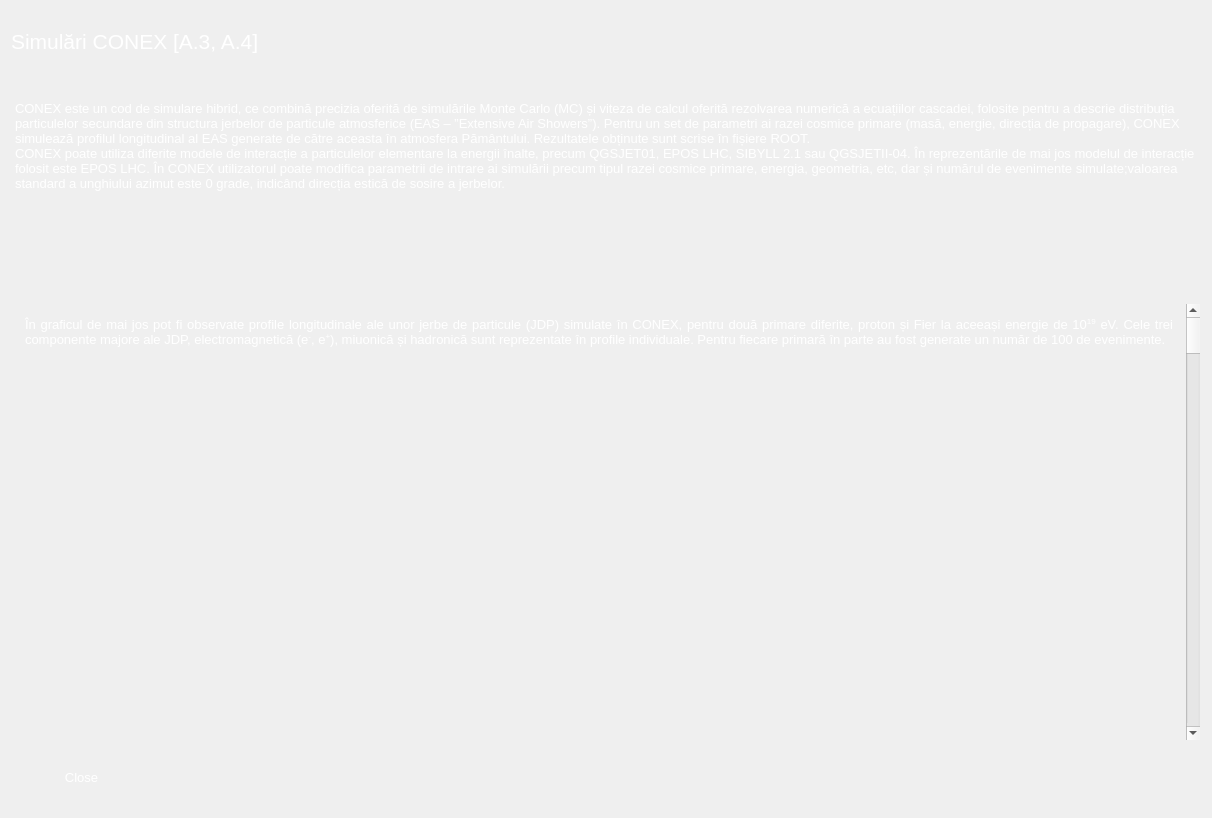
<?xml version="1.0" encoding="UTF-8"?>
<ui version="4.0">
 <class>Dialogr13</class>
 <widget class="QDialog" name="Dialogr13">
  <property name="geometry">
   <rect>
    <x>0</x>
    <y>0</y>
    <width>1212</width>
    <height>818</height>
   </rect>
  </property>
  <property name="windowTitle">
   <string>Dialog</string>
  </property>
  <property name="styleSheet">
   <string notr="true">#Dialogr13
{
background-color: url transparent;
border-image: url(:bk1.jpg);
background: none;
border:  none;
background-repeat: none;
}</string>
  </property>
  <layout class="QVBoxLayout" name="verticalLayout">
   <item>
    <widget class="QLabel" name="label">
     <property name="minimumSize">
      <size>
       <width>350</width>
       <height>60</height>
      </size>
     </property>
     <property name="maximumSize">
      <size>
       <width>241</width>
       <height>60</height>
      </size>
     </property>
     <property name="palette">
      <palette>
       <active>
        <colorrole role="WindowText">
         <brush brushstyle="SolidPattern">
          <color alpha="255">
           <red>255</red>
           <green>255</green>
           <blue>255</blue>
          </color>
         </brush>
        </colorrole>
       </active>
       <inactive>
        <colorrole role="WindowText">
         <brush brushstyle="SolidPattern">
          <color alpha="255">
           <red>255</red>
           <green>255</green>
           <blue>255</blue>
          </color>
         </brush>
        </colorrole>
       </inactive>
       <disabled>
        <colorrole role="WindowText">
         <brush brushstyle="SolidPattern">
          <color alpha="255">
           <red>120</red>
           <green>120</green>
           <blue>120</blue>
          </color>
         </brush>
        </colorrole>
       </disabled>
      </palette>
     </property>
     <property name="font">
      <font>
       <pointsize>16</pointsize>
      </font>
     </property>
     <property name="text">
      <string>Simulări CONEX [A.3, A.4]</string>
     </property>
    </widget>
   </item>
   <item>
    <widget class="QPlainTextEdit" name="plainTextEdit">
     <property name="minimumSize">
      <size>
       <width>1190</width>
       <height>220</height>
      </size>
     </property>
     <property name="maximumSize">
      <size>
       <width>1190</width>
       <height>180</height>
      </size>
     </property>
     <property name="palette">
      <palette>
       <active>
        <colorrole role="WindowText">
         <brush brushstyle="SolidPattern">
          <color alpha="255">
           <red>255</red>
           <green>255</green>
           <blue>255</blue>
          </color>
         </brush>
        </colorrole>
        <colorrole role="Button">
         <brush brushstyle="SolidPattern">
          <color alpha="0">
           <red>255</red>
           <green>255</green>
           <blue>255</blue>
          </color>
         </brush>
        </colorrole>
        <colorrole role="Text">
         <brush brushstyle="SolidPattern">
          <color alpha="255">
           <red>255</red>
           <green>255</green>
           <blue>255</blue>
          </color>
         </brush>
        </colorrole>
        <colorrole role="Base">
         <brush brushstyle="NoBrush">
          <color alpha="255">
           <red>0</red>
           <green>0</green>
           <blue>0</blue>
          </color>
         </brush>
        </colorrole>
        <colorrole role="Window">
         <brush brushstyle="SolidPattern">
          <color alpha="0">
           <red>255</red>
           <green>255</green>
           <blue>255</blue>
          </color>
         </brush>
        </colorrole>
       </active>
       <inactive>
        <colorrole role="WindowText">
         <brush brushstyle="SolidPattern">
          <color alpha="255">
           <red>255</red>
           <green>255</green>
           <blue>255</blue>
          </color>
         </brush>
        </colorrole>
        <colorrole role="Button">
         <brush brushstyle="SolidPattern">
          <color alpha="0">
           <red>255</red>
           <green>255</green>
           <blue>255</blue>
          </color>
         </brush>
        </colorrole>
        <colorrole role="Text">
         <brush brushstyle="SolidPattern">
          <color alpha="255">
           <red>255</red>
           <green>255</green>
           <blue>255</blue>
          </color>
         </brush>
        </colorrole>
        <colorrole role="Base">
         <brush brushstyle="NoBrush">
          <color alpha="255">
           <red>0</red>
           <green>0</green>
           <blue>0</blue>
          </color>
         </brush>
        </colorrole>
        <colorrole role="Window">
         <brush brushstyle="SolidPattern">
          <color alpha="0">
           <red>255</red>
           <green>255</green>
           <blue>255</blue>
          </color>
         </brush>
        </colorrole>
       </inactive>
       <disabled>
        <colorrole role="WindowText">
         <brush brushstyle="SolidPattern">
          <color alpha="255">
           <red>120</red>
           <green>120</green>
           <blue>120</blue>
          </color>
         </brush>
        </colorrole>
        <colorrole role="Button">
         <brush brushstyle="SolidPattern">
          <color alpha="0">
           <red>255</red>
           <green>255</green>
           <blue>255</blue>
          </color>
         </brush>
        </colorrole>
        <colorrole role="Text">
         <brush brushstyle="SolidPattern">
          <color alpha="255">
           <red>120</red>
           <green>120</green>
           <blue>120</blue>
          </color>
         </brush>
        </colorrole>
        <colorrole role="Base">
         <brush brushstyle="NoBrush">
          <color alpha="255">
           <red>0</red>
           <green>0</green>
           <blue>0</blue>
          </color>
         </brush>
        </colorrole>
        <colorrole role="Window">
         <brush brushstyle="SolidPattern">
          <color alpha="0">
           <red>255</red>
           <green>255</green>
           <blue>255</blue>
          </color>
         </brush>
        </colorrole>
       </disabled>
      </palette>
     </property>
     <property name="font">
      <font>
       <pointsize>10</pointsize>
      </font>
     </property>
     <property name="layoutDirection">
      <enum>Qt::LeftToRight</enum>
     </property>
     <property name="styleSheet">
      <string notr="true">background-color:rgba(255, 255, 255, 00)</string>
     </property>
     <property name="frameShape">
      <enum>QFrame::NoFrame</enum>
     </property>
     <property name="frameShadow">
      <enum>QFrame::Plain</enum>
     </property>
     <property name="plainText">
      <string>CONEX este un cod de simulare hibrid, ce combină precizia oferită de simulările Monte Carlo (MC) și viteza de calcul oferită rezolvarea numerică a ecuațiilor cascadei, folosite pentru a descrie distribuția particulelor secundare din structura jerbelor de particule atmosferice (EAS – ”Extensive Air Showers”). Pentru un set de parametri ai razei cosmice primare (masă, energie, direcția de propagare), CONEX simulează profilul longitudinal al EAS generate de către aceasta în atmosfera Pământului. Rezultatele obținute sunt scrise în fișiere ROOT. 
CONEX poate utiliza diferite modele de interacție a particulelor elementare la energii înalte, precum QGSJET01, EPOS LHC, SIBYLL 2.1 sau QGSJETII-04. În reprezentările de mai jos modelul de interacție folosit este EPOS LHC. În CONEX utilizatorul poate modifica parametrii de intrare ai simulării precum tipul razei cosmice primare, energia, geometria, etc, dar și numărul de evenimente simulate;valoarea standard a unghiului azimut este 0 grade, indicând direcția estică de sosire a jerbelor.

</string>
     </property>
     <property name="textInteractionFlags">
      <set>Qt::NoTextInteraction</set>
     </property>
    </widget>
   </item>
   <item>
    <widget class="QScrollArea" name="scrollArea">
     <property name="styleSheet">
      <string notr="true">background-color:rgba(255, 255, 255, 00)</string>
     </property>
     <property name="widgetResizable">
      <bool>true</bool>
     </property>
     <widget class="QWidget" name="scrollAreaWidgetContents">
      <property name="geometry">
       <rect>
        <x>0</x>
        <y>-1605</y>
        <width>1167</width>
        <height>5031</height>
       </rect>
      </property>
      <layout class="QVBoxLayout" name="verticalLayout_2">
       <item>
        <widget class="QTextEdit" name="textEdit_2">
         <property name="minimumSize">
          <size>
           <width>0</width>
           <height>80</height>
          </size>
         </property>
         <property name="frameShape">
          <enum>QFrame::NoFrame</enum>
         </property>
         <property name="html">
          <string>&lt;!DOCTYPE HTML PUBLIC &quot;-//W3C//DTD HTML 4.0//EN&quot; &quot;http://www.w3.org/TR/REC-html40/strict.dtd&quot;&gt;
&lt;html&gt;&lt;head&gt;&lt;meta name=&quot;qrichtext&quot; content=&quot;1&quot; /&gt;&lt;style type=&quot;text/css&quot;&gt;
p, li { white-space: pre-wrap; }
&lt;/style&gt;&lt;/head&gt;&lt;body style=&quot; font-family:'MS Shell Dlg 2'; font-size:7.8pt; font-weight:400; font-style:normal;&quot;&gt;
&lt;p align=&quot;justify&quot; style=&quot; margin-top:0px; margin-bottom:0px; margin-left:0px; margin-right:0px; -qt-block-indent:0; text-indent:0px;&quot;&gt;&lt;span style=&quot; font-size:10pt; color:#ffffff;&quot;&gt;În graficul de mai jos pot fi observate profile longitudinale ale unor jerbe de particule (JDP) simulate în CONEX, pentru două primare diferite, proton și Fier la aceeași energie de 10&lt;/span&gt;&lt;span style=&quot; font-size:10pt; color:#ffffff; vertical-align:super;&quot;&gt;19&lt;/span&gt;&lt;span style=&quot; font-size:10pt; color:#ffffff;&quot;&gt; eV. Cele trei componente majore ale JDP, electromagnetică (e&lt;/span&gt;&lt;span style=&quot; font-size:10pt; color:#ffffff; vertical-align:super;&quot;&gt;-&lt;/span&gt;&lt;span style=&quot; font-size:10pt; color:#ffffff;&quot;&gt;, e&lt;/span&gt;&lt;span style=&quot; font-size:10pt; color:#ffffff; vertical-align:super;&quot;&gt;+&lt;/span&gt;&lt;span style=&quot; font-size:10pt; color:#ffffff;&quot;&gt;), miuonică și hadronică sunt reprezentate în profile individuale. Pentru fiecare primară în parte au fost generate un număr de 100 de evenimente.&lt;/span&gt;&lt;/p&gt;&lt;/body&gt;&lt;/html&gt;</string>
         </property>
        </widget>
       </item>
       <item>
        <widget class="QLabel" name="label_4">
         <property name="minimumSize">
          <size>
           <width>1145</width>
           <height>380</height>
          </size>
         </property>
         <property name="text">
          <string/>
         </property>
         <property name="alignment">
          <set>Qt::AlignCenter</set>
         </property>
        </widget>
       </item>
       <item>
        <widget class="QTextEdit" name="textEdit">
         <property name="minimumSize">
          <size>
           <width>1145</width>
           <height>120</height>
          </size>
         </property>
         <property name="maximumSize">
          <size>
           <width>1145</width>
           <height>150</height>
          </size>
         </property>
         <property name="frameShape">
          <enum>QFrame::NoFrame</enum>
         </property>
         <property name="tabChangesFocus">
          <bool>false</bool>
         </property>
         <property name="html">
          <string>&lt;!DOCTYPE HTML PUBLIC &quot;-//W3C//DTD HTML 4.0//EN&quot; &quot;http://www.w3.org/TR/REC-html40/strict.dtd&quot;&gt;
&lt;html&gt;&lt;head&gt;&lt;meta name=&quot;qrichtext&quot; content=&quot;1&quot; /&gt;&lt;style type=&quot;text/css&quot;&gt;
p, li { white-space: pre-wrap; }
&lt;/style&gt;&lt;/head&gt;&lt;body style=&quot; font-family:'MS Shell Dlg 2'; font-size:7.8pt; font-weight:400; font-style:normal;&quot;&gt;
&lt;p align=&quot;justify&quot; style=&quot; margin-top:0px; margin-bottom:0px; margin-left:0px; margin-right:0px; -qt-block-indent:0; text-indent:0px;&quot;&gt;&lt;span style=&quot; font-size:16pt; text-decoration: underline; color:#ffffff;&quot;&gt;Masă&lt;/span&gt;&lt;/p&gt;
&lt;p align=&quot;justify&quot; style=&quot;-qt-paragraph-type:empty; margin-top:0px; margin-bottom:0px; margin-left:0px; margin-right:0px; -qt-block-indent:0; text-indent:0px; font-size:8pt; text-decoration: underline; color:#ffffff;&quot;&gt;&lt;br /&gt;&lt;/p&gt;
&lt;p align=&quot;justify&quot; style=&quot; margin-top:0px; margin-bottom:0px; margin-left:0px; margin-right:0px; -qt-block-indent:0; text-indent:0px;&quot;&gt;&lt;span style=&quot; font-size:10pt; color:#ffffff;&quot;&gt;Numărul de particule secundare generate în jerbele de particule crește de obicei cu masa particulei primare; fluctuații mai mari pot fi observate în cazul miuonilor și hadronilor și de asemeni pentru nuclei cu masa mai mică. JDP își ating punctul de maximă dezvoltare la o altitudine mai mare pentru particule primare cu mase mai mari.&lt;/span&gt;&lt;/p&gt;&lt;/body&gt;&lt;/html&gt;</string>
         </property>
         <property name="overwriteMode">
          <bool>true</bool>
         </property>
         <property name="acceptRichText">
          <bool>true</bool>
         </property>
         <property name="textInteractionFlags">
          <set>Qt::NoTextInteraction</set>
         </property>
        </widget>
       </item>
       <item>
        <layout class="QVBoxLayout" name="verticalLayout_3">
         <item>
          <widget class="QLabel" name="label_6">
           <property name="minimumSize">
            <size>
             <width>0</width>
             <height>400</height>
            </size>
           </property>
           <property name="text">
            <string>TextLabel</string>
           </property>
           <property name="alignment">
            <set>Qt::AlignCenter</set>
           </property>
          </widget>
         </item>
         <item>
          <widget class="QLabel" name="label_5">
           <property name="minimumSize">
            <size>
             <width>0</width>
             <height>400</height>
            </size>
           </property>
           <property name="text">
            <string>TextLabel</string>
           </property>
           <property name="alignment">
            <set>Qt::AlignCenter</set>
           </property>
          </widget>
         </item>
         <item>
          <widget class="QLabel" name="label_7">
           <property name="minimumSize">
            <size>
             <width>0</width>
             <height>400</height>
            </size>
           </property>
           <property name="text">
            <string>TextLabel</string>
           </property>
           <property name="alignment">
            <set>Qt::AlignCenter</set>
           </property>
          </widget>
         </item>
        </layout>
       </item>
       <item>
        <widget class="QTextBrowser" name="textBrowser_2">
         <property name="minimumSize">
          <size>
           <width>0</width>
           <height>90</height>
          </size>
         </property>
         <property name="frameShape">
          <enum>QFrame::NoFrame</enum>
         </property>
         <property name="html">
          <string>&lt;!DOCTYPE HTML PUBLIC &quot;-//W3C//DTD HTML 4.0//EN&quot; &quot;http://www.w3.org/TR/REC-html40/strict.dtd&quot;&gt;
&lt;html&gt;&lt;head&gt;&lt;meta name=&quot;qrichtext&quot; content=&quot;1&quot; /&gt;&lt;style type=&quot;text/css&quot;&gt;
p, li { white-space: pre-wrap; }
&lt;/style&gt;&lt;/head&gt;&lt;body style=&quot; font-family:'MS Shell Dlg 2'; font-size:7.8pt; font-weight:400; font-style:normal;&quot;&gt;
&lt;p style=&quot; margin-top:0px; margin-bottom:0px; margin-left:0px; margin-right:0px; -qt-block-indent:0; text-indent:0px;&quot;&gt;&lt;span style=&quot; font-size:16pt; text-decoration: underline; color:#ffffff;&quot;&gt;Energie&lt;/span&gt;&lt;/p&gt;
&lt;p style=&quot;-qt-paragraph-type:empty; margin-top:0px; margin-bottom:0px; margin-left:0px; margin-right:0px; -qt-block-indent:0; text-indent:0px; font-size:8pt; text-decoration: underline; color:#ffffff;&quot;&gt;&lt;br /&gt;&lt;/p&gt;
&lt;p align=&quot;justify&quot; style=&quot; margin-top:0px; margin-bottom:0px; margin-left:0px; margin-right:0px; -qt-block-indent:0; text-indent:0px;&quot;&gt;&lt;span style=&quot; font-size:10pt; color:#ffffff;&quot;&gt;Numărul de particule secundare generate într-o jerbă de particule crește cu energia primarei.&lt;/span&gt;&lt;/p&gt;&lt;/body&gt;&lt;/html&gt;</string>
         </property>
        </widget>
       </item>
       <item>
        <widget class="QLabel" name="label_8">
         <property name="minimumSize">
          <size>
           <width>0</width>
           <height>400</height>
          </size>
         </property>
         <property name="text">
          <string>TextLabel</string>
         </property>
         <property name="alignment">
          <set>Qt::AlignCenter</set>
         </property>
        </widget>
       </item>
       <item>
        <widget class="QLabel" name="label_9">
         <property name="minimumSize">
          <size>
           <width>0</width>
           <height>400</height>
          </size>
         </property>
         <property name="text">
          <string>TextLabel</string>
         </property>
         <property name="alignment">
          <set>Qt::AlignCenter</set>
         </property>
        </widget>
       </item>
       <item>
        <widget class="QLabel" name="label_10">
         <property name="minimumSize">
          <size>
           <width>0</width>
           <height>400</height>
          </size>
         </property>
         <property name="text">
          <string>TextLabel</string>
         </property>
         <property name="alignment">
          <set>Qt::AlignCenter</set>
         </property>
        </widget>
       </item>
       <item>
        <widget class="QLabel" name="label_17">
         <property name="minimumSize">
          <size>
           <width>0</width>
           <height>500</height>
          </size>
         </property>
         <property name="text">
          <string>TextLabel</string>
         </property>
         <property name="alignment">
          <set>Qt::AlignCenter</set>
         </property>
        </widget>
       </item>
       <item>
        <widget class="QTextBrowser" name="textBrowser_3">
         <property name="minimumSize">
          <size>
           <width>0</width>
           <height>100</height>
          </size>
         </property>
         <property name="frameShape">
          <enum>QFrame::NoFrame</enum>
         </property>
         <property name="frameShadow">
          <enum>QFrame::Plain</enum>
         </property>
         <property name="html">
          <string>&lt;!DOCTYPE HTML PUBLIC &quot;-//W3C//DTD HTML 4.0//EN&quot; &quot;http://www.w3.org/TR/REC-html40/strict.dtd&quot;&gt;
&lt;html&gt;&lt;head&gt;&lt;meta name=&quot;qrichtext&quot; content=&quot;1&quot; /&gt;&lt;style type=&quot;text/css&quot;&gt;
p, li { white-space: pre-wrap; }
&lt;/style&gt;&lt;/head&gt;&lt;body style=&quot; font-family:'MS Shell Dlg 2'; font-size:7.8pt; font-weight:400; font-style:normal;&quot;&gt;
&lt;p style=&quot; margin-top:0px; margin-bottom:0px; margin-left:0px; margin-right:0px; -qt-block-indent:0; text-indent:0px;&quot;&gt;&lt;span style=&quot; font-size:16pt; text-decoration: underline; color:#ffffff;&quot;&gt;Zenit&lt;/span&gt;&lt;/p&gt;
&lt;p style=&quot;-qt-paragraph-type:empty; margin-top:0px; margin-bottom:0px; margin-left:0px; margin-right:0px; -qt-block-indent:0; text-indent:0px; font-size:8pt; text-decoration: underline; color:#ffffff;&quot;&gt;&lt;br /&gt;&lt;/p&gt;
&lt;p align=&quot;justify&quot; style=&quot; margin-top:0px; margin-bottom:0px; margin-left:0px; margin-right:0px; -qt-block-indent:0; text-indent:0px;&quot;&gt;&lt;span style=&quot; font-size:10pt; color:#ffffff;&quot;&gt;În general, pentru jerbele verticale rata de producere a particulelor secundare crește mai rapid și se stinge mai rapid odată cu energia și masa primarei, pe când în cazul jerbelor înclinate rata de generare este ceva mai redusă inițial însă aceste jerbe au un timp de viață mai lung.&lt;/span&gt;&lt;/p&gt;&lt;/body&gt;&lt;/html&gt;</string>
         </property>
        </widget>
       </item>
       <item>
        <layout class="QHBoxLayout" name="horizontalLayout_2">
         <item>
          <widget class="QLabel" name="label_2">
           <property name="palette">
            <palette>
             <active>
              <colorrole role="WindowText">
               <brush brushstyle="SolidPattern">
                <color alpha="255">
                 <red>255</red>
                 <green>255</green>
                 <blue>255</blue>
                </color>
               </brush>
              </colorrole>
              <colorrole role="Button">
               <brush brushstyle="SolidPattern">
                <color alpha="0">
                 <red>255</red>
                 <green>255</green>
                 <blue>255</blue>
                </color>
               </brush>
              </colorrole>
              <colorrole role="Base">
               <brush brushstyle="SolidPattern">
                <color alpha="0">
                 <red>255</red>
                 <green>255</green>
                 <blue>255</blue>
                </color>
               </brush>
              </colorrole>
              <colorrole role="Window">
               <brush brushstyle="SolidPattern">
                <color alpha="0">
                 <red>255</red>
                 <green>255</green>
                 <blue>255</blue>
                </color>
               </brush>
              </colorrole>
             </active>
             <inactive>
              <colorrole role="WindowText">
               <brush brushstyle="SolidPattern">
                <color alpha="255">
                 <red>255</red>
                 <green>255</green>
                 <blue>255</blue>
                </color>
               </brush>
              </colorrole>
              <colorrole role="Button">
               <brush brushstyle="SolidPattern">
                <color alpha="0">
                 <red>255</red>
                 <green>255</green>
                 <blue>255</blue>
                </color>
               </brush>
              </colorrole>
              <colorrole role="Base">
               <brush brushstyle="SolidPattern">
                <color alpha="0">
                 <red>255</red>
                 <green>255</green>
                 <blue>255</blue>
                </color>
               </brush>
              </colorrole>
              <colorrole role="Window">
               <brush brushstyle="SolidPattern">
                <color alpha="0">
                 <red>255</red>
                 <green>255</green>
                 <blue>255</blue>
                </color>
               </brush>
              </colorrole>
             </inactive>
             <disabled>
              <colorrole role="WindowText">
               <brush brushstyle="SolidPattern">
                <color alpha="255">
                 <red>120</red>
                 <green>120</green>
                 <blue>120</blue>
                </color>
               </brush>
              </colorrole>
              <colorrole role="Button">
               <brush brushstyle="SolidPattern">
                <color alpha="0">
                 <red>255</red>
                 <green>255</green>
                 <blue>255</blue>
                </color>
               </brush>
              </colorrole>
              <colorrole role="Base">
               <brush brushstyle="SolidPattern">
                <color alpha="0">
                 <red>255</red>
                 <green>255</green>
                 <blue>255</blue>
                </color>
               </brush>
              </colorrole>
              <colorrole role="Window">
               <brush brushstyle="SolidPattern">
                <color alpha="0">
                 <red>255</red>
                 <green>255</green>
                 <blue>255</blue>
                </color>
               </brush>
              </colorrole>
             </disabled>
            </palette>
           </property>
           <property name="font">
            <font>
             <pointsize>12</pointsize>
            </font>
           </property>
           <property name="text">
            <string>Proton</string>
           </property>
           <property name="alignment">
            <set>Qt::AlignCenter</set>
           </property>
          </widget>
         </item>
         <item>
          <widget class="QLabel" name="label_3">
           <property name="palette">
            <palette>
             <active>
              <colorrole role="WindowText">
               <brush brushstyle="SolidPattern">
                <color alpha="255">
                 <red>255</red>
                 <green>255</green>
                 <blue>255</blue>
                </color>
               </brush>
              </colorrole>
              <colorrole role="Button">
               <brush brushstyle="SolidPattern">
                <color alpha="0">
                 <red>255</red>
                 <green>255</green>
                 <blue>255</blue>
                </color>
               </brush>
              </colorrole>
              <colorrole role="Base">
               <brush brushstyle="SolidPattern">
                <color alpha="0">
                 <red>255</red>
                 <green>255</green>
                 <blue>255</blue>
                </color>
               </brush>
              </colorrole>
              <colorrole role="Window">
               <brush brushstyle="SolidPattern">
                <color alpha="0">
                 <red>255</red>
                 <green>255</green>
                 <blue>255</blue>
                </color>
               </brush>
              </colorrole>
             </active>
             <inactive>
              <colorrole role="WindowText">
               <brush brushstyle="SolidPattern">
                <color alpha="255">
                 <red>255</red>
                 <green>255</green>
                 <blue>255</blue>
                </color>
               </brush>
              </colorrole>
              <colorrole role="Button">
               <brush brushstyle="SolidPattern">
                <color alpha="0">
                 <red>255</red>
                 <green>255</green>
                 <blue>255</blue>
                </color>
               </brush>
              </colorrole>
              <colorrole role="Base">
               <brush brushstyle="SolidPattern">
                <color alpha="0">
                 <red>255</red>
                 <green>255</green>
                 <blue>255</blue>
                </color>
               </brush>
              </colorrole>
              <colorrole role="Window">
               <brush brushstyle="SolidPattern">
                <color alpha="0">
                 <red>255</red>
                 <green>255</green>
                 <blue>255</blue>
                </color>
               </brush>
              </colorrole>
             </inactive>
             <disabled>
              <colorrole role="WindowText">
               <brush brushstyle="SolidPattern">
                <color alpha="255">
                 <red>120</red>
                 <green>120</green>
                 <blue>120</blue>
                </color>
               </brush>
              </colorrole>
              <colorrole role="Button">
               <brush brushstyle="SolidPattern">
                <color alpha="0">
                 <red>255</red>
                 <green>255</green>
                 <blue>255</blue>
                </color>
               </brush>
              </colorrole>
              <colorrole role="Base">
               <brush brushstyle="SolidPattern">
                <color alpha="0">
                 <red>255</red>
                 <green>255</green>
                 <blue>255</blue>
                </color>
               </brush>
              </colorrole>
              <colorrole role="Window">
               <brush brushstyle="SolidPattern">
                <color alpha="0">
                 <red>255</red>
                 <green>255</green>
                 <blue>255</blue>
                </color>
               </brush>
              </colorrole>
             </disabled>
            </palette>
           </property>
           <property name="font">
            <font>
             <pointsize>12</pointsize>
            </font>
           </property>
           <property name="text">
            <string>Fier</string>
           </property>
           <property name="alignment">
            <set>Qt::AlignCenter</set>
           </property>
          </widget>
         </item>
        </layout>
       </item>
       <item>
        <layout class="QHBoxLayout" name="horizontalLayout_4">
         <item>
          <widget class="QLabel" name="label_15">
           <property name="minimumSize">
            <size>
             <width>0</width>
             <height>400</height>
            </size>
           </property>
           <property name="text">
            <string>TextLabel</string>
           </property>
           <property name="alignment">
            <set>Qt::AlignCenter</set>
           </property>
          </widget>
         </item>
         <item>
          <widget class="QLabel" name="label_16">
           <property name="minimumSize">
            <size>
             <width>0</width>
             <height>400</height>
            </size>
           </property>
           <property name="text">
            <string>TextLabel</string>
           </property>
           <property name="alignment">
            <set>Qt::AlignCenter</set>
           </property>
          </widget>
         </item>
        </layout>
       </item>
       <item>
        <layout class="QHBoxLayout" name="horizontalLayout_3">
         <item>
          <widget class="QLabel" name="label_11">
           <property name="minimumSize">
            <size>
             <width>0</width>
             <height>400</height>
            </size>
           </property>
           <property name="text">
            <string>TextLabel</string>
           </property>
           <property name="alignment">
            <set>Qt::AlignCenter</set>
           </property>
          </widget>
         </item>
         <item>
          <widget class="QLabel" name="label_12">
           <property name="minimumSize">
            <size>
             <width>0</width>
             <height>400</height>
            </size>
           </property>
           <property name="text">
            <string>TextLabel</string>
           </property>
           <property name="alignment">
            <set>Qt::AlignCenter</set>
           </property>
          </widget>
         </item>
        </layout>
       </item>
       <item>
        <layout class="QHBoxLayout" name="horizontalLayout_5">
         <item>
          <widget class="QLabel" name="label_13">
           <property name="minimumSize">
            <size>
             <width>0</width>
             <height>400</height>
            </size>
           </property>
           <property name="text">
            <string>TextLabel</string>
           </property>
           <property name="alignment">
            <set>Qt::AlignCenter</set>
           </property>
          </widget>
         </item>
         <item>
          <widget class="QLabel" name="label_14">
           <property name="minimumSize">
            <size>
             <width>0</width>
             <height>400</height>
            </size>
           </property>
           <property name="styleSheet">
            <string notr="true">background-color:rgba(255, 255, 255, 00)</string>
           </property>
           <property name="text">
            <string>TextLabel</string>
           </property>
           <property name="alignment">
            <set>Qt::AlignCenter</set>
           </property>
          </widget>
         </item>
        </layout>
       </item>
      </layout>
     </widget>
    </widget>
   </item>
   <item>
    <widget class="QPushButton" name="pushButton">
     <property name="minimumSize">
      <size>
       <width>141</width>
       <height>60</height>
      </size>
     </property>
     <property name="maximumSize">
      <size>
       <width>141</width>
       <height>60</height>
      </size>
     </property>
     <property name="palette">
      <palette>
       <active>
        <colorrole role="ButtonText">
         <brush brushstyle="SolidPattern">
          <color alpha="255">
           <red>255</red>
           <green>255</green>
           <blue>255</blue>
          </color>
         </brush>
        </colorrole>
       </active>
       <inactive>
        <colorrole role="ButtonText">
         <brush brushstyle="SolidPattern">
          <color alpha="255">
           <red>255</red>
           <green>255</green>
           <blue>255</blue>
          </color>
         </brush>
        </colorrole>
       </inactive>
       <disabled>
        <colorrole role="ButtonText">
         <brush brushstyle="SolidPattern">
          <color alpha="255">
           <red>120</red>
           <green>120</green>
           <blue>120</blue>
          </color>
         </brush>
        </colorrole>
       </disabled>
      </palette>
     </property>
     <property name="font">
      <font>
       <pointsize>10</pointsize>
      </font>
     </property>
     <property name="styleSheet">
      <string notr="true">#pushButton{
background-color: url transparent;
border-image: url(:un3.png);
background: none;
border:  none;
background-repeat: none;
}
#pushButton:hover
{
border-image: url(:un1.png);
}
#pushButton:pressed
{
border-image: url(:un2.png);
}</string>
     </property>
     <property name="text">
      <string>Close</string>
     </property>
    </widget>
   </item>
  </layout>
 </widget>
 <resources/>
 <connections>
  <connection>
   <sender>pushButton</sender>
   <signal>clicked()</signal>
   <receiver>Dialogr13</receiver>
   <slot>close()</slot>
   <hints>
    <hint type="sourcelabel">
     <x>91</x>
     <y>772</y>
    </hint>
    <hint type="destinationlabel">
     <x>303</x>
     <y>814</y>
    </hint>
   </hints>
  </connection>
 </connections>
</ui>
